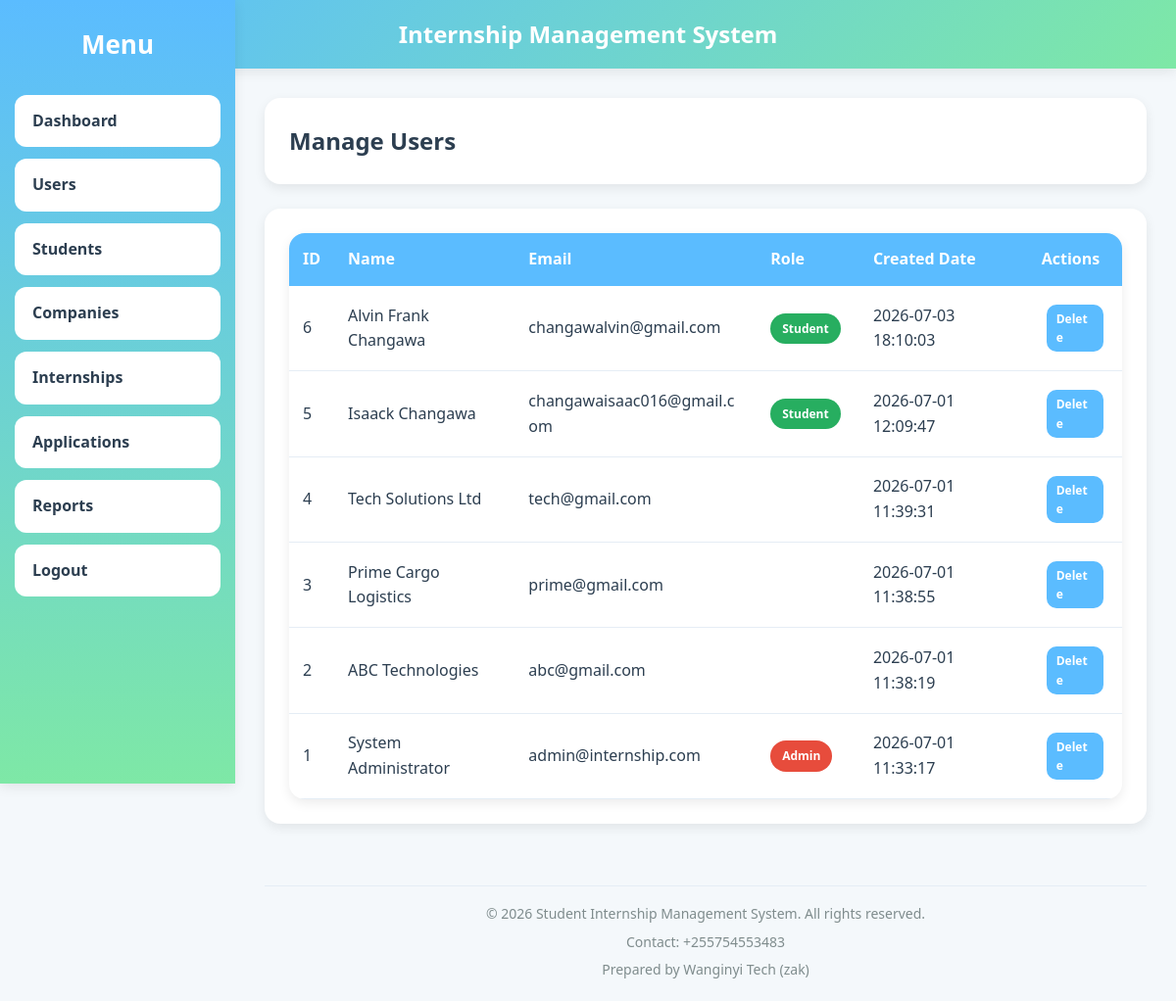
The app's page /frontend/admin/users.php (signed in) with its own data.
### tables this page shows
CREATE TABLE `users` (
  `user_id` int(11) NOT NULL,
  `full_name` varchar(100) DEFAULT NULL,
  `email` varchar(100) DEFAULT NULL,
  `password` varchar(255) DEFAULT NULL,
  `role` enum('student','company','admin') DEFAULT NULL,
  `created_at` timestamp NOT NULL DEFAULT current_timestamp()
);

### backend/classes/user.php (called while the page is built, shortened)
<?php
class User
{
    private $conn;
    public function __construct($db)
    {
        $this->conn = $db;
    }
    public function getAllUsers()
    {
        $query = "SELECT * FROM users ORDER BY created_at DESC";
        $stmt = $this->conn->prepare($query);
        $stmt->execute();
        return $stmt;
    }
}

### frontend/admin/users.php (the view, shortened to what this page needs)
<?php
require_once "../../backend/classes/user.php";
$db = (new Database())->connect();
$userObj = new User($db);
$users = $userObj->getAllUsers();
include "../layouts/header.php";
include "../layouts/sidebar.php";
?>
<div class="card">
    <h2>Manage Users</h2>
</div>
<div class="card">
    <table>
        <thead>
        <tr>
            <th>ID</th>
            <th>Name</th>
            <th>Email</th>
            <th>Role</th>
            <th>Created Date</th>
            <th>Actions</th>
        </tr>
        </thead>
        <tbody>
        <?php while ($row = $users->fetch(PDO::FETCH_ASSOC)): ?>
            <tr>
                <td><?= htmlspecialchars($row['user_id']) ?></td>
                <td><?= htmlspecialchars($row['full_name']) ?></td>
                <td><?= htmlspecialchars($row['email']) ?></td>
                <td>
                    <span class="badge badge-<?php
                        if ($row['role'] === 'admin') echo 'danger';
                        elseif ($row['role'] === 'company') echo 'warning';
                        else echo 'success';
                    ?>">
                        <?= ucfirst($row['role']) ?>
                    </span>
                </td>
                <td><?= htmlspecialchars($row['created_at']) ?></td>
                <td>
                    <a href="users.php?delete=<?php echo $row['user_id']; ?>"
                       onclick="return confirm('Delete this user?');"
                       class="btn btn-danger" style="padding:5px 10px;font-size:12px;">Delete</a>
                </td>
            </tr>
        <?php endwhile; ?>
        </tbody>
    </table>
</div>
<?php include "../layouts/footer.php"; ?>

### frontend/layouts/header.php (shortened to what this page needs)
<!DOCTYPE html>
<html>
<head>
    <link rel="stylesheet" href="../assets/css/style.css">
</head>
<body>
<div class="topbar">
    Internship Management System
</div>
<div class="layout">

### frontend/layouts/sidebar.php (shortened to what this page needs)
<div class="sidebar">
    <h3>Menu</h3>
    <?php if (isset($_SESSION['role'])): ?>
        <?php if ($_SESSION['role'] === 'student'): ?>
            <a href="../student/dashboard.php">Dashboard</a>
            <a href="../student/internships.php">Internships</a>
            <a href="../student/search.php">Search</a>
            <a href="../student/applications.php">Applications</a>
            <a href="../student/profile.php">Profile</a>
        <?php elseif ($_SESSION['role'] === 'admin'): ?>
            <a href="../admin/dashboard.php">Dashboard</a>
            <a href="../admin/users.php">Users</a>
            <a href="../admin/students.php">Students</a>
            <a href="../admin/companies.php">Companies</a>
            <a href="../admin/internships.php">Internships</a>
            <a href="../admin/applications.php">Applications</a>
            <a href="../admin/reports.php">Reports</a>
        <?php endif; ?>
    <?php endif; ?>
    <?php if (isset($_SESSION['role'])): ?>
        <a href="../authentication/logout.php">Logout</a>
    <?php endif; ?>
</div>
<div class="content">

### frontend/layouts/footer.php
</div>
</div>
<footer class="site-footer">
    <hr class="footer-separator">
    <p>&copy; <?php echo date("Y"); ?> Student Internship Management System. All rights reserved.</p>
    <p>Contact: +255754553483</p>
    <p>Prepared by Wanginyi Tech (zak)</p>
</footer>
</body>
</html>

### frontend/assets/css/style.css (style rules this page uses)
:root { --primary: #5bbcff; --primary-light: #87d5ff; --secondary: #7ee8a6; --success: #27ae60; --warning: #f39c12; --danger: #e74c3c; --white: #ffffff; --bg: #f4f8fb; --text: #2c3e50; --text-light: #7f8c8d; --border: #e5edf5; --sidebar-width: 240px; --radius: 16px; --shadow: 0 4px 12px rgba(0, 0, 0, 0.08); --shadow-hover: 0 12px 30px rgba(0, 0, 0, 0.12); --transition: 0.3s ease; }
* { margin: 0; padding: 0; box-sizing: border-box; }
html, body { height: 100%; overflow-x: hidden; }
body { font-family: "Segoe UI", sans-serif; background: var(--bg); color: var(--text); line-height: 1.6; }
.topbar { position: fixed; top: 0; left: var(--sidebar-width); right: 0; height: 70px; display: flex; align-items: center; justify-content: center; background: linear-gradient(135deg, var(--primary), var(--secondary)); color: white; font-size: 24px; font-weight: 700; box-shadow: var(--shadow); z-index: 1000; }
body:not(.dashboard-page) .topbar { left: 0; }
.layout { display: flex; min-height: 100vh; overflow: visible; }
.sidebar { position: fixed; top: 0; left: 0; width: var(--sidebar-width); height: 100vh; padding: 25px 15px; background: linear-gradient(180deg, var(--primary), var(--secondary)); box-shadow: var(--shadow); z-index: 1001; overflow-y: auto; }
.sidebar h3 { text-align: center; color: white; font-size: 26px; margin-bottom: 30px; }
.sidebar a { display: flex; align-items: center; padding: 14px 18px; margin-bottom: 12px; background: white; color: var(--text); text-decoration: none; font-weight: 600; border-radius: 12px; transition: var(--transition); }
.content { margin-top: 80px; padding: 20px; flex: 1; min-width: 0; display: flex; flex-direction: column; align-items: center; }
.layout > .content { margin-left: var(--sidebar-width); width: calc(100% - var(--sidebar-width)); }
.card { background: white; padding: 25px; margin-bottom: 25px; border-radius: var(--radius); box-shadow: var(--shadow); transition: var(--transition); max-width: 900px; width: 100%; overflow-x: auto; }
.btn { display: inline-block; padding: 12px 22px; margin: 5px; border: none; border-radius: 10px; cursor: pointer; text-decoration: none; font-weight: 600; background: var(--primary); color: white; transition: var(--transition); }
table { width: 100%; border-collapse: collapse; background: white; border-radius: var(--radius); overflow: hidden; box-shadow: var(--shadow); table-layout: auto; }
table th { background: var(--primary); color: white; padding: 14px; text-align: left; }
table td { padding: 14px; border-bottom: 1px solid var(--border); overflow-wrap: anywhere; }
.badge { display: inline-block; padding: 6px 12px; border-radius: 50px; color: white; font-size: 12px; font-weight: 600; }
.badge-success { background: var(--success); }
.badge-danger { background: var(--danger); }
.site-footer { width: 100%; padding: 18px 20px; display: flex; flex-direction: column; align-items: center; justify-content: center; text-align: center; color: var(--text-light); font-size: 14px; }
.layout + .site-footer { margin-left: var(--sidebar-width); width: calc(100% - var(--sidebar-width)); }
.site-footer p { margin: 3px 0; width: 100%; text-align: center; }
.footer-separator { width: min(900px, 100%); margin: 0 auto 14px; border: 0; border-top: 1px solid var(--border); }

### records on screen
users: user_id "6", full_name "Alvin Frank Changawa", email "changawalvin@gmail.com", role "Student", created_at "2026-07-03 18:10:03"
users: user_id "5", full_name "Isaack Changawa", email "changawaisaac016@gmail.com", role "Student", created_at "2026-07-01 12:09:47"
users: user_id "4", full_name "Tech Solutions Ltd", email "tech@gmail.com", created_at "2026-07-01 11:39:31"
users: user_id "3", full_name "Prime Cargo Logistics", email "prime@gmail.com", created_at "2026-07-01 11:38:55"
users: user_id "2", full_name "ABC Technologies", email "abc@gmail.com", created_at "2026-07-01 11:38:19"
users: user_id "1", full_name "System Administrator", email "admin@internship.com", role "Admin", created_at "2026-07-01 11:33:17"
